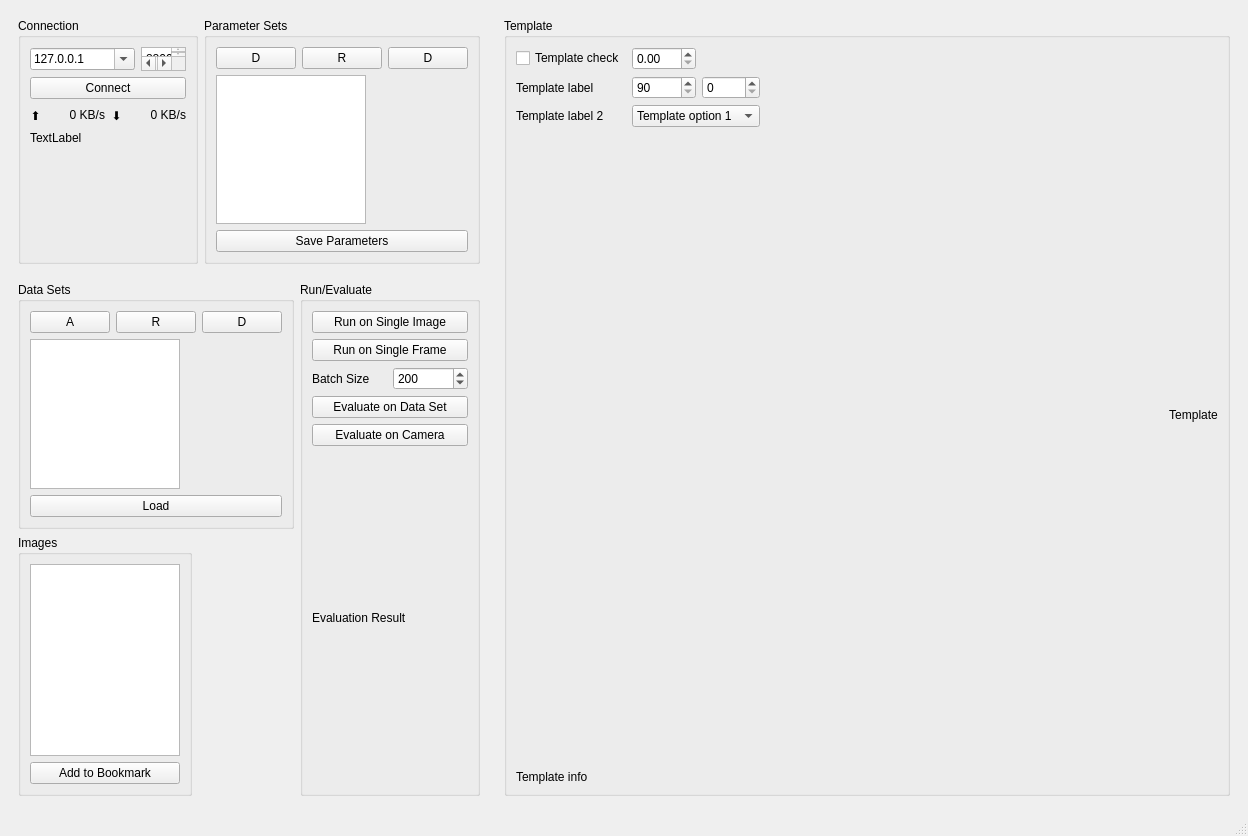
<?xml version="1.0" encoding="UTF-8"?>
<ui version="4.0">
 <class>MainWindow</class>
 <widget class="QMainWindow" name="MainWindow">
  <property name="geometry">
   <rect>
    <x>0</x>
    <y>0</y>
    <width>1248</width>
    <height>836</height>
   </rect>
  </property>
  <property name="windowTitle">
   <string>MainWindow</string>
  </property>
  <widget class="QWidget" name="centralwidget">
   <layout class="QGridLayout" name="gridLayout">
    <property name="verticalSpacing">
     <number>0</number>
    </property>
    <item row="0" column="1" rowspan="4">
     <widget class="QScrollArea" name="centralContainer">
      <property name="frameShape">
       <enum>QFrame::NoFrame</enum>
      </property>
      <property name="widgetResizable">
       <bool>true</bool>
      </property>
      <widget class="QWidget" name="scrollAreaWidgetContents">
       <property name="geometry">
        <rect>
         <x>0</x>
         <y>0</y>
         <width>814</width>
         <height>785</height>
        </rect>
       </property>
       <layout class="QVBoxLayout" name="centralContainerVertialLayout">
        <item>
         <widget class="QGroupBox" name="templateGroup">
          <property name="title">
           <string>Template</string>
          </property>
          <layout class="QHBoxLayout" name="templateHorizontalLayout">
           <item>
            <widget class="QWidget" name="templateLeftContainer" native="true">
             <layout class="QGridLayout" name="templateGridLayout">
              <property name="leftMargin">
               <number>0</number>
              </property>
              <property name="topMargin">
               <number>0</number>
              </property>
              <property name="rightMargin">
               <number>0</number>
              </property>
              <property name="bottomMargin">
               <number>0</number>
              </property>
              <item row="3" column="0">
               <widget class="QLabel" name="templateLabel2">
                <property name="text">
                 <string>Template label 2</string>
                </property>
               </widget>
              </item>
              <item row="1" column="0">
               <widget class="QCheckBox" name="templateCheck">
                <property name="text">
                 <string>Template check</string>
                </property>
               </widget>
              </item>
              <item row="5" column="0" colspan="3">
               <widget class="QLabel" name="templateInfoLabel">
                <property name="text">
                 <string>Template info</string>
                </property>
               </widget>
              </item>
              <item row="2" column="0">
               <widget class="QLabel" name="templateLabel">
                <property name="text">
                 <string>Template label</string>
                </property>
               </widget>
              </item>
              <item row="2" column="1">
               <widget class="QDoubleSpinBox" name="templateMinSpin">
                <property name="decimals">
                 <number>0</number>
                </property>
                <property name="minimum">
                 <double>90.000000000000000</double>
                </property>
                <property name="maximum">
                 <double>180.000000000000000</double>
                </property>
               </widget>
              </item>
              <item row="1" column="1">
               <widget class="QDoubleSpinBox" name="templateDoubleSpin">
                <property name="decimals">
                 <number>2</number>
                </property>
                <property name="maximum">
                 <double>999.000000000000000</double>
                </property>
               </widget>
              </item>
              <item row="4" column="0" colspan="3">
               <spacer name="templateVerticalSpacer">
                <property name="orientation">
                 <enum>Qt::Vertical</enum>
                </property>
                <property name="sizeHint" stdset="0">
                 <size>
                  <width>229</width>
                  <height>230</height>
                 </size>
                </property>
               </spacer>
              </item>
              <item row="3" column="1" colspan="2">
               <widget class="QComboBox" name="templateComboBox">
                <item>
                 <property name="text">
                  <string>Template option 1</string>
                 </property>
                </item>
                <item>
                 <property name="text">
                  <string>Template option 2</string>
                 </property>
                </item>
               </widget>
              </item>
              <item row="2" column="2">
               <widget class="QDoubleSpinBox" name="templateMaxSpin">
                <property name="decimals">
                 <number>0</number>
                </property>
                <property name="maximum">
                 <double>90.000000000000000</double>
                </property>
               </widget>
              </item>
             </layout>
            </widget>
           </item>
           <item>
            <spacer name="templateHorizontalSpacer">
             <property name="orientation">
              <enum>Qt::Horizontal</enum>
             </property>
             <property name="sizeHint" stdset="0">
              <size>
               <width>443</width>
               <height>20</height>
              </size>
             </property>
            </spacer>
           </item>
           <item>
            <widget class="QLabel" name="templateImage">
             <property name="minimumSize">
              <size>
               <width>0</width>
               <height>360</height>
              </size>
             </property>
             <property name="maximumSize">
              <size>
               <width>16777215</width>
               <height>360</height>
              </size>
             </property>
             <property name="text">
              <string>Template</string>
             </property>
             <property name="alignment">
              <set>Qt::AlignCenter</set>
             </property>
            </widget>
           </item>
          </layout>
         </widget>
        </item>
       </layout>
      </widget>
     </widget>
    </item>
    <item row="2" column="0">
     <widget class="QWidget" name="bottomLeftContainer" native="true">
      <layout class="QGridLayout" name="gridLayout_16">
       <item row="0" column="0">
        <widget class="QGroupBox" name="dataSetGroup">
         <property name="sizePolicy">
          <sizepolicy hsizetype="Maximum" vsizetype="Maximum">
           <horstretch>0</horstretch>
           <verstretch>0</verstretch>
          </sizepolicy>
         </property>
         <property name="title">
          <string>Data Sets</string>
         </property>
         <layout class="QGridLayout" name="gridLayout_7">
          <item row="0" column="1">
           <widget class="QPushButton" name="renameDataSetButton">
            <property name="text">
             <string>R</string>
            </property>
           </widget>
          </item>
          <item row="0" column="0">
           <widget class="QPushButton" name="addDataSetButton">
            <property name="text">
             <string>A</string>
            </property>
           </widget>
          </item>
          <item row="2" column="0" colspan="3">
           <widget class="QPushButton" name="loadDataSetButton">
            <property name="text">
             <string>Load</string>
            </property>
           </widget>
          </item>
          <item row="0" column="2">
           <widget class="QPushButton" name="deleteDataSetButton">
            <property name="text">
             <string>D</string>
            </property>
           </widget>
          </item>
          <item row="1" column="0" colspan="3">
           <widget class="QListWidget" name="dataSetList">
            <property name="maximumSize">
             <size>
              <width>150</width>
              <height>150</height>
             </size>
            </property>
           </widget>
          </item>
         </layout>
        </widget>
       </item>
       <item row="0" column="1" rowspan="2">
        <widget class="QGroupBox" name="evaluationGroup">
         <property name="sizePolicy">
          <sizepolicy hsizetype="Preferred" vsizetype="Preferred">
           <horstretch>0</horstretch>
           <verstretch>0</verstretch>
          </sizepolicy>
         </property>
         <property name="title">
          <string>Run/Evaluate</string>
         </property>
         <layout class="QGridLayout" name="gridLayout_9">
          <item row="1" column="0" colspan="2">
           <widget class="QPushButton" name="runSingleFrameButton">
            <property name="text">
             <string>Run on Single Frame</string>
            </property>
           </widget>
          </item>
          <item row="0" column="0" colspan="2">
           <widget class="QPushButton" name="runSingleImageButton">
            <property name="text">
             <string>Run on Single Image</string>
            </property>
           </widget>
          </item>
          <item row="2" column="1">
           <widget class="QDoubleSpinBox" name="batchSizeSpin">
            <property name="decimals">
             <number>0</number>
            </property>
            <property name="maximum">
             <double>9999.000000000000000</double>
            </property>
            <property name="value">
             <double>200.000000000000000</double>
            </property>
           </widget>
          </item>
          <item row="4" column="0" colspan="2">
           <widget class="QPushButton" name="evalOnCameraButton">
            <property name="text">
             <string>Evaluate on Camera</string>
            </property>
           </widget>
          </item>
          <item row="2" column="0">
           <widget class="QLabel" name="label_9">
            <property name="text">
             <string>Batch Size</string>
            </property>
           </widget>
          </item>
          <item row="5" column="0" colspan="2">
           <widget class="QLabel" name="evalResultLabel">
            <property name="text">
             <string>Evaluation Result</string>
            </property>
           </widget>
          </item>
          <item row="3" column="0" colspan="2">
           <widget class="QPushButton" name="evalOnImagesButton">
            <property name="text">
             <string>Evaluate on Data Set</string>
            </property>
           </widget>
          </item>
         </layout>
        </widget>
       </item>
       <item row="1" column="0">
        <widget class="QGroupBox" name="imageGroup">
         <property name="sizePolicy">
          <sizepolicy hsizetype="Maximum" vsizetype="Preferred">
           <horstretch>0</horstretch>
           <verstretch>0</verstretch>
          </sizepolicy>
         </property>
         <property name="title">
          <string>Images</string>
         </property>
         <layout class="QGridLayout" name="gridLayout_8">
          <item row="2" column="0">
           <widget class="QPushButton" name="addToBookmarkButton">
            <property name="text">
             <string>Add to Bookmark</string>
            </property>
           </widget>
          </item>
          <item row="1" column="0">
           <widget class="QListWidget" name="getImageNames">
            <property name="maximumSize">
             <size>
              <width>150</width>
              <height>16777215</height>
             </size>
            </property>
           </widget>
          </item>
         </layout>
        </widget>
       </item>
      </layout>
     </widget>
    </item>
    <item row="1" column="0">
     <widget class="QWidget" name="topLeftContainer" native="true">
      <property name="sizePolicy">
       <sizepolicy hsizetype="Preferred" vsizetype="Maximum">
        <horstretch>0</horstretch>
        <verstretch>0</verstretch>
       </sizepolicy>
      </property>
      <layout class="QHBoxLayout" name="horizontalLayout">
       <item>
        <widget class="QGroupBox" name="connectionGroup">
         <property name="sizePolicy">
          <sizepolicy hsizetype="Fixed" vsizetype="Minimum">
           <horstretch>0</horstretch>
           <verstretch>0</verstretch>
          </sizepolicy>
         </property>
         <property name="minimumSize">
          <size>
           <width>180</width>
           <height>0</height>
          </size>
         </property>
         <property name="maximumSize">
          <size>
           <width>180</width>
           <height>16777215</height>
          </size>
         </property>
         <property name="title">
          <string>Connection</string>
         </property>
         <layout class="QGridLayout" name="gridLayout_15">
          <item row="3" column="0" colspan="2">
           <widget class="QLabel" name="connectionLabel">
            <property name="sizePolicy">
             <sizepolicy hsizetype="Preferred" vsizetype="MinimumExpanding">
              <horstretch>0</horstretch>
              <verstretch>0</verstretch>
             </sizepolicy>
            </property>
            <property name="text">
             <string>TextLabel</string>
            </property>
            <property name="alignment">
             <set>Qt::AlignLeading|Qt::AlignLeft|Qt::AlignTop</set>
            </property>
           </widget>
          </item>
          <item row="0" column="1">
           <widget class="QPlainTextEdit" name="serverPortEdit">
            <property name="sizePolicy">
             <sizepolicy hsizetype="Maximum" vsizetype="Fixed">
              <horstretch>0</horstretch>
              <verstretch>0</verstretch>
             </sizepolicy>
            </property>
            <property name="minimumSize">
             <size>
              <width>45</width>
              <height>24</height>
             </size>
            </property>
            <property name="maximumSize">
             <size>
              <width>45</width>
              <height>24</height>
             </size>
            </property>
            <property name="lineWrapMode">
             <enum>QPlainTextEdit::NoWrap</enum>
            </property>
            <property name="plainText">
             <string>8800</string>
            </property>
           </widget>
          </item>
          <item row="1" column="0" colspan="2">
           <widget class="QPushButton" name="connectButton">
            <property name="text">
             <string>Connect</string>
            </property>
           </widget>
          </item>
          <item row="0" column="0">
           <widget class="QComboBox" name="serverAddressCombo">
            <property name="editable">
             <bool>true</bool>
            </property>
            <item>
             <property name="text">
              <string>127.0.0.1</string>
             </property>
            </item>
           </widget>
          </item>
          <item row="2" column="0" colspan="2">
           <widget class="QWidget" name="widget" native="true">
            <property name="minimumSize">
             <size>
              <width>0</width>
              <height>20</height>
             </size>
            </property>
            <layout class="QHBoxLayout" name="horizontalLayout_2">
             <property name="leftMargin">
              <number>0</number>
             </property>
             <property name="topMargin">
              <number>0</number>
             </property>
             <property name="rightMargin">
              <number>0</number>
             </property>
             <property name="bottomMargin">
              <number>0</number>
             </property>
             <item>
              <widget class="QLabel" name="label_13">
               <property name="sizePolicy">
                <sizepolicy hsizetype="Maximum" vsizetype="Preferred">
                 <horstretch>0</horstretch>
                 <verstretch>0</verstretch>
                </sizepolicy>
               </property>
               <property name="text">
                <string>⬆️</string>
               </property>
               <property name="alignment">
                <set>Qt::AlignCenter</set>
               </property>
              </widget>
             </item>
             <item>
              <widget class="QLabel" name="sentBytesLabel">
               <property name="text">
                <string>0 KB/s</string>
               </property>
               <property name="alignment">
                <set>Qt::AlignRight|Qt::AlignTrailing|Qt::AlignVCenter</set>
               </property>
              </widget>
             </item>
             <item>
              <widget class="QLabel" name="label_14">
               <property name="sizePolicy">
                <sizepolicy hsizetype="Maximum" vsizetype="Preferred">
                 <horstretch>0</horstretch>
                 <verstretch>0</verstretch>
                </sizepolicy>
               </property>
               <property name="text">
                <string>⬇️</string>
               </property>
               <property name="alignment">
                <set>Qt::AlignCenter</set>
               </property>
              </widget>
             </item>
             <item>
              <widget class="QLabel" name="recvBytesLabel">
               <property name="text">
                <string>0 KB/s</string>
               </property>
               <property name="alignment">
                <set>Qt::AlignRight|Qt::AlignTrailing|Qt::AlignVCenter</set>
               </property>
              </widget>
             </item>
            </layout>
           </widget>
          </item>
         </layout>
        </widget>
       </item>
       <item>
        <widget class="QGroupBox" name="paramSetGroup">
         <property name="sizePolicy">
          <sizepolicy hsizetype="Maximum" vsizetype="Maximum">
           <horstretch>0</horstretch>
           <verstretch>0</verstretch>
          </sizepolicy>
         </property>
         <property name="title">
          <string>Parameter Sets</string>
         </property>
         <layout class="QGridLayout" name="gridLayout_6">
          <item row="1" column="0" colspan="3">
           <widget class="QListWidget" name="paramSetList">
            <property name="minimumSize">
             <size>
              <width>150</width>
              <height>0</height>
             </size>
            </property>
            <property name="maximumSize">
             <size>
              <width>150</width>
              <height>150</height>
             </size>
            </property>
           </widget>
          </item>
          <item row="0" column="0">
           <widget class="QPushButton" name="duplicateParamSetButton">
            <property name="text">
             <string>D</string>
            </property>
           </widget>
          </item>
          <item row="2" column="0" colspan="3">
           <widget class="QPushButton" name="saveParamButton">
            <property name="enabled">
             <bool>true</bool>
            </property>
            <property name="text">
             <string>Save Parameters</string>
            </property>
           </widget>
          </item>
          <item row="0" column="1">
           <widget class="QPushButton" name="renameParamSetButton">
            <property name="text">
             <string>R</string>
            </property>
           </widget>
          </item>
          <item row="0" column="2">
           <widget class="QPushButton" name="deleteParamSetButton">
            <property name="text">
             <string>D</string>
            </property>
           </widget>
          </item>
         </layout>
        </widget>
       </item>
      </layout>
     </widget>
    </item>
   </layout>
  </widget>
  <widget class="QStatusBar" name="statusBar"/>
 </widget>
 <resources/>
 <connections/>
</ui>
